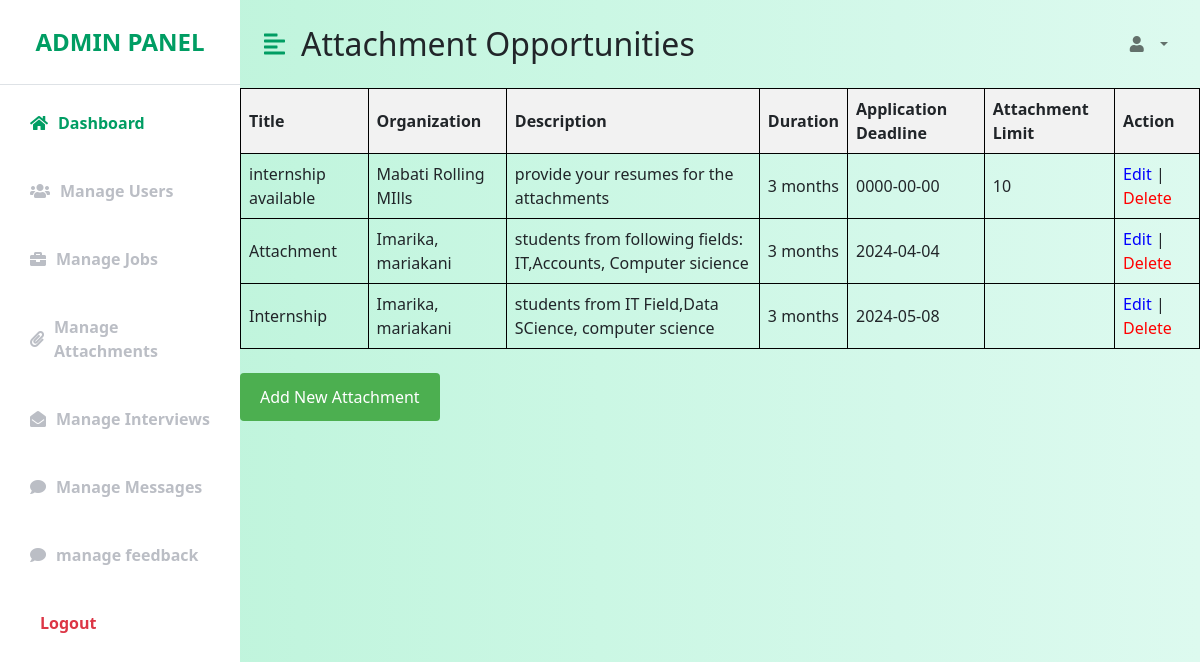
The page /manage_attachments.php on the database as committed earlier.
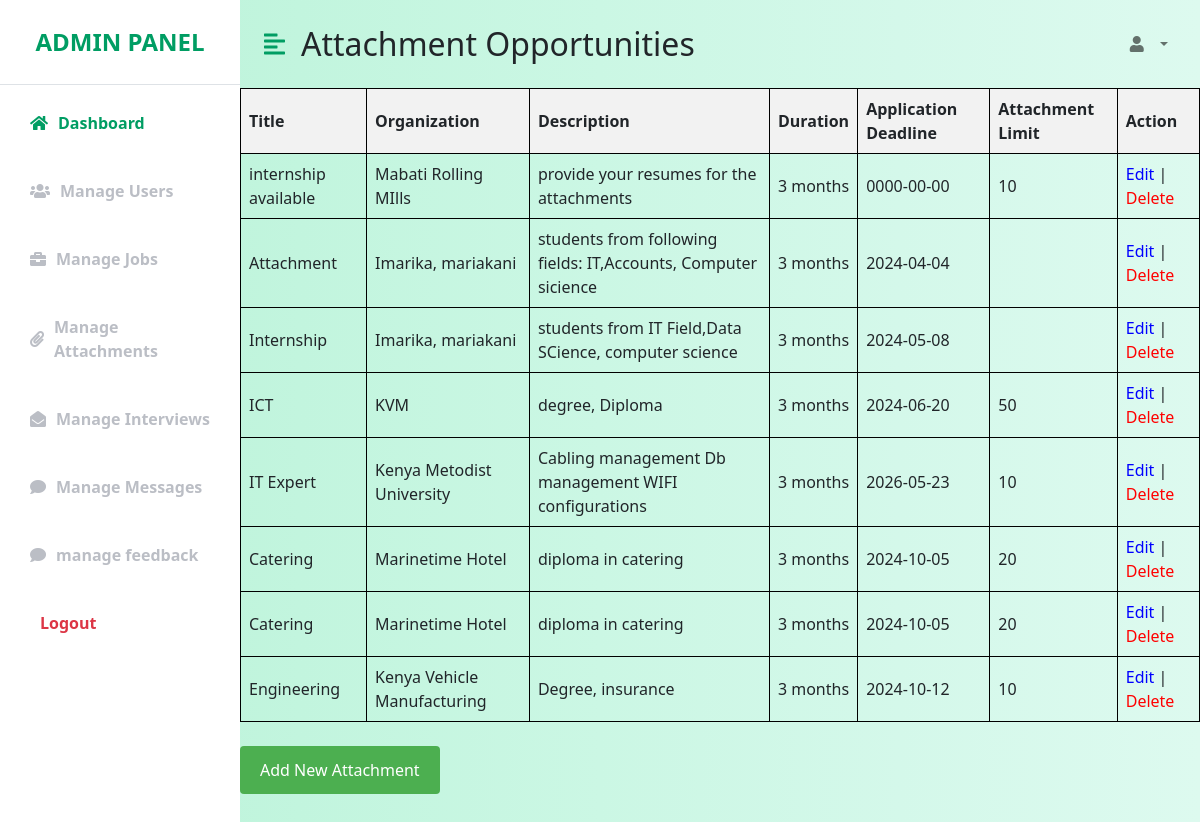
The same page on the database as committed later.
### tables this page shows
CREATE TABLE `attachments` (
  `id` int(11) NOT NULL,
  `title` varchar(255) NOT NULL,
  `organization` varchar(255) NOT NULL,
  `description` text NOT NULL,
  `duration` varchar(100) NOT NULL,
  `application_deadline` date NOT NULL,
  `attachment_limit` int(11) DEFAULT NULL
);

### manage_attachments.php (the view, shortened to what the changed rows need)
<!DOCTYPE html>
<html lang="en">
<head>
    <link href="https://cdn.jsdelivr.net/npm/bootstrap@5.0.0-beta3/dist/css/bootstrap.min.css" rel="stylesheet" />
    <link rel="stylesheet" href="https://cdnjs.cloudflare.com/ajax/libs/font-awesome/5.15.3/css/all.min.css" />
    <link rel="stylesheet" href="adminpannel.css" />
</head>
<body>
<div class="d-flex" id="wrapper">
        <div id="page-content-wrapper">
            <nav class="navbar navbar-expand-lg navbar-light bg-transparent py-4 px-4">
                <div class="d-flex align-items-center">
                    <h2 class="fs-2 m-0">Attachment Opportunities</h2>
                </div>
            </nav>
            <?php
require_once 'connect.php';
$sql = "SELECT * FROM attachments";
$result = mysqli_query($conn, $sql);
if (mysqli_num_rows($result) > 0) {
    echo "<table style='border-collapse: collapse; width: 100%;'>";
    echo "<tr><th style='background-color: #f2f2f2; border: 1px solid black; text-align: left; padding: 8px;'>Title</th><th style='background-color: #f2f2f2; border: 1px solid black; text-align: left; padding: 8px;'>Organization</th><th style='background-color: #f2f2f2; border: 1px solid black; text-align: left; padding: 8px;'>Description</th><th style='background-color: #f2f2f2; border: 1px solid black; text-align: left; padding: 8px;'>Duration</th><th style='background-color: #f2f2f2; border: 1px solid black; text-align: left; padding: 8px;'>Application Deadline</th><th style='background-color: #f2f2f2; border: 1px solid black; text-align: left; padding: 8px;'>Attachment Limit</th><th style='background-color: #f2f2f2; border: 1px solid black; text-align: left; padding: 8px;'>Action</th></tr>";
    while ($row = mysqli_fetch_assoc($result)) {
        echo "<tr>";
        echo "<td style='border: 1px solid black; text-align: left; padding: 8px;'>" . $row['title'] . "</td>";
        echo "<td style='border: 1px solid black; text-align: left; padding: 8px;'>" . $row['organization'] . "</td>";
        echo "<td style='border: 1px solid black; text-align: left; padding: 8px;'>" . $row['description'] . "</td>";
        echo "<td style='border: 1px solid black; text-align: left; padding: 8px;'>" . $row['duration'] . "</td>";
        echo "<td style='border: 1px solid black; text-align: left; padding: 8px;'>" . $row['application_deadline'] . "</td>";
        echo "<td style='border: 1px solid black; text-align: left; padding: 8px;'>" . $row['attachment_limit'] . "</td>";
        echo "<td style='border: 1px solid black; text-align: left; padding: 8px;'><a href='edit_attachment.php?id=" . $row['id'] . "' style='text-decoration: none; color: blue;'>Edit</a> | <a href='delete_attachment.php?id=" . $row['id'] . "' onclick=\"return confirm('Are you sure you want to delete this attachment?')\" style='text-decoration: none; color: red;'>Delete</a></td>";
        echo "</tr>";
    }
    echo "</table>";
    echo "<br>";
    echo "<button style='background-color: #4CAF50; color: white; padding: 12px 20px; border: none; border-radius: 4px; cursor: pointer; font-size: 16px; margin-bottom: 20px;'><a href='attachments.php' style='text-decoration: none; color: white;'>Add New Attachment</a></button><br><br>";
} else {
    echo "No attachments found.";
}
?>
</body>
</html>

Rows that differ between the two databases and show on the page:
added attachments: title "ICT", organization "KVM", description "degree, Diploma", duration "3 months", application_deadline "2024-06-20", attachment_limit "50"
added attachments: title "IT Expert", organization "Kenya Metodist University", description "Cabling management Db management WIFI configurations", duration "3 months", application_deadline "2026-05-23", attachment_limit "10"
added attachments: title "Catering", organization "Marinetime Hotel", description "diploma in catering", duration "3 months", application_deadline "2024-10-05", attachment_limit "20"
added attachments: title "Catering", organization "Marinetime Hotel", description "diploma in catering", duration "3 months", application_deadline "2024-10-05", attachment_limit "20"
added attachments: title "Engineering", organization "Kenya Vehicle Manufacturing", description "Degree, insurance", duration "3 months", application_deadline "2024-10-12", attachment_limit "10"
